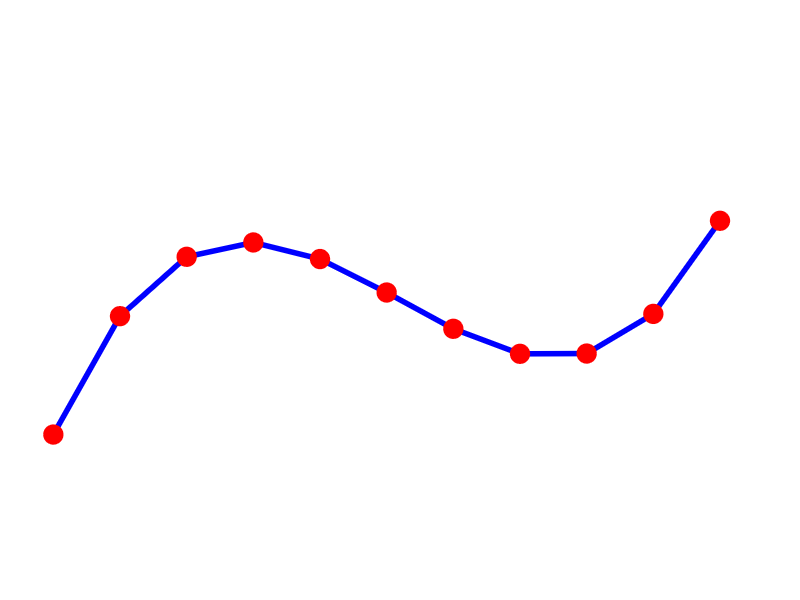

Recreate this plot in MATLAB. (Note: this script raises an error after producing the figure.)
%% continuation logo
clear; close all; clc;

h = figure();
axes('Units', 'normalized', 'Position', [0 0 1 1]);
t = -2.6:0.5:2.4;
x = 0.5*t.^3-2*t;

plot(t,x,'b','LineWidth',4); hold on;
plot(t,x,'ro','MarkerFaceColor','r', 'MarkerSize',14);
axis([-3,3,-8,8]);
set(gca,'visible','off');

h.Color = [1,1,1];